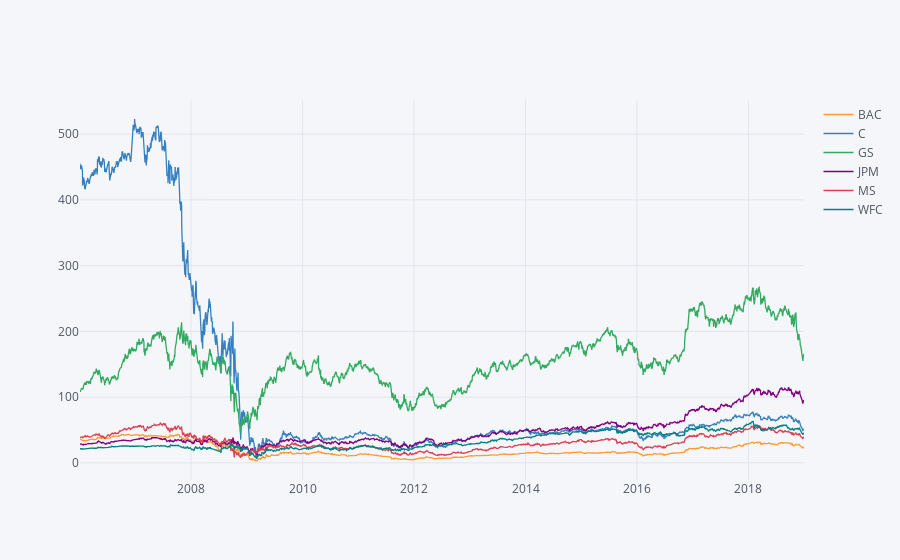

Write notebook code for a chart like this one.
### Code cell
#Now will visualize closing stock price in more interactive way of each companies
banks_data.xs(key = 'Adj Close', axis = 1, level = 'Stock Info').iplot()

### Figure 1 — Plotly figure (JSON) as saved in the notebook; plotly's stock layout.template omitted (floating-point values rounded to 4 significant figures; data arrays with more than 128 entries replaced by an {"elided": "..."} marker saying what was removed)
{"data": [{"line": {"color": "rgba(255, 153, 51, 1.0)", "dash": "solid", "shape": "linear", "width": 1.3}, "mode": "lines", "name": "BAC", "text": "", "type": "scatter", "uid": "13a993a1-7d08-4c6a-ad49-5141763fcb41", "x": {"elided": "3271 str values"}, "y": {"elided": "3271 float values"}}, {"line": {"color": "rgba(55, 128, 191, 1.0)", "dash": "solid", "shape": "linear", "width": 1.3}, "mode": "lines", "name": "C", "text": "", "type": "scatter", "uid": "4aa68b73-fc79-4d07-80e5-f1219ade40cc", "x": {"elided": "3271 str values"}, "y": {"elided": "3271 float values"}}, {"line": {"color": "rgba(50, 171, 96, 1.0)", "dash": "solid", "shape": "linear", "width": 1.3}, "mode": "lines", "name": "GS", "text": "", "type": "scatter", "uid": "38e43fa5-75ec-441a-91b3-dfb08a90874a", "x": {"elided": "3271 str values"}, "y": {"elided": "3271 float values"}}, {"line": {"color": "rgba(128, 0, 128, 1.0)", "dash": "solid", "shape": "linear", "width": 1.3}, "mode": "lines", "name": "JPM", "text": "", "type": "scatter", "uid": "75caab69-2b4d-479b-8467-6ec574080882", "x": {"elided": "3271 str values"}, "y": {"elided": "3271 float values"}}, {"line": {"color": "rgba(219, 64, 82, 1.0)", "dash": "solid", "shape": "linear", "width": 1.3}, "mode": "lines", "name": "MS", "text": "", "type": "scatter", "uid": "58eb1e17-da50-494a-bf6c-8a61b37153bd", "x": {"elided": "3271 str values"}, "y": {"elided": "3271 float values"}}, {"line": {"color": "rgba(0, 128, 128, 1.0)", "dash": "solid", "shape": "linear", "width": 1.3}, "mode": "lines", "name": "WFC", "text": "", "type": "scatter", "uid": "7b27ad91-e4ae-4955-9077-d4cfe1a47548", "x": {"elided": "3271 str values"}, "y": {"elided": "3271 float values"}}], "layout": {"legend": {"bgcolor": "#F5F6F9", "font": {"color": "#4D5663"}}, "paper_bgcolor": "#F5F6F9", "plot_bgcolor": "#F5F6F9", "title": {"font": {"color": "#4D5663"}}, "xaxis": {"gridcolor": "#E1E5ED", "showgrid": true, "tickfont": {"color": "#4D5663"}, "title": {"font": {"color": "#4D5663"}, "text": ""}, "zerolinecolor": "#E1E5ED"}, "yaxis": {"gridcolor": "#E1E5ED", "showgrid": true, "tickfont": {"color": "#4D5663"}, "title": {"font": {"color": "#4D5663"}, "text": ""}, "zerolinecolor": "#E1E5ED"}}}
